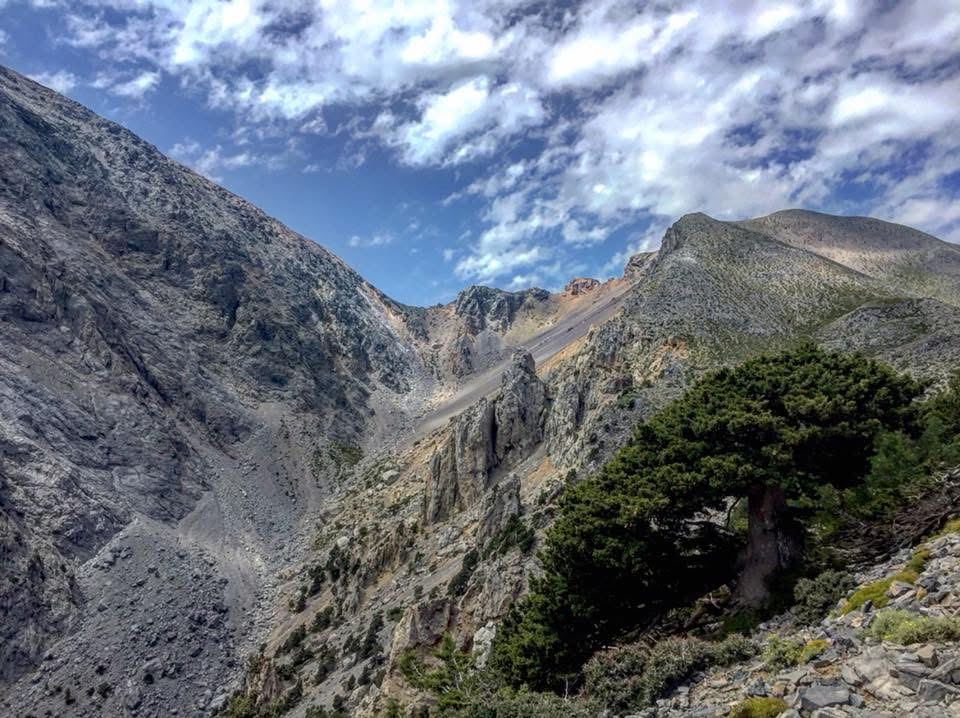
#> input picture assets/media/hero-landscape.jpg, 960 x 718 px, found by its file name
$ python sky_mask.py
#> lines starting #> are read from the running program, lines starting #| are printed output that depends on the picture; after the words box and inside, x2 and y2 are one past the last pixel; in counts of white or black regions, pixels touching at a corner belong together
import cv2, numpy as np
im = cv2.imread('/home/claude/kkougiou.github.io/assets/media/hero-landscape.jpg')
#> im is the input picture: shape (718, 960, 3); mean B, G, R 122.8, 112, 104.6
hsv = cv2.cvtColor(im, cv2.COLOR_BGR2HSV).astype(np.int32)
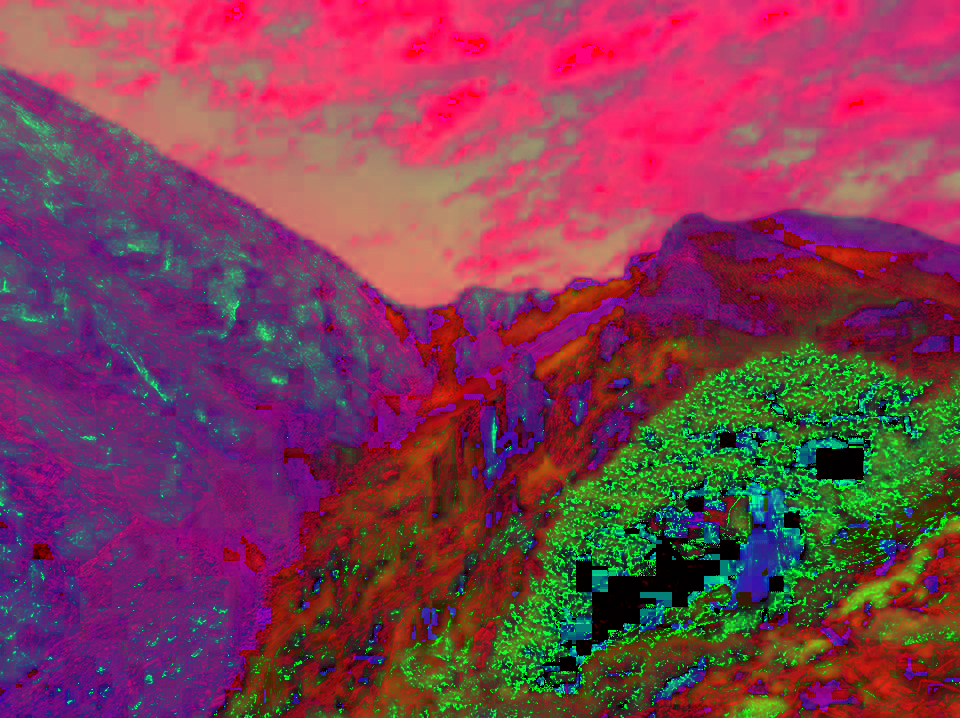
#> hsv: shape (718, 960, 3) int32; mean B, G, R 82.8, 60, 127.9
H,S,V = hsv[...,0],hsv[...,1],hsv[...,2]
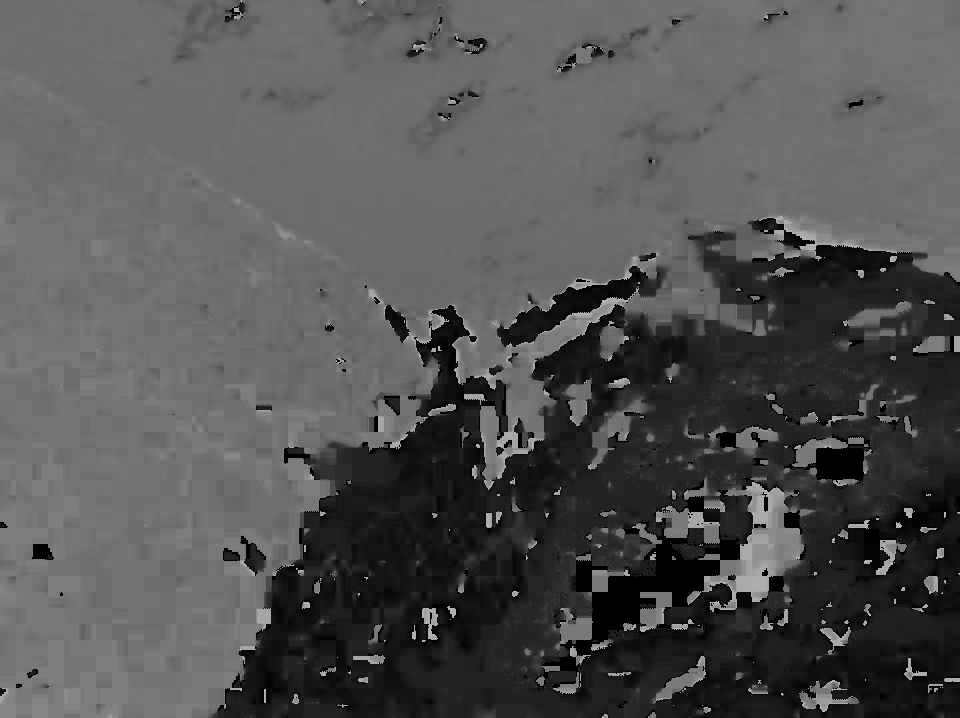
#> H: shape (718, 960) int32; min 0, max 179, mean 82.8
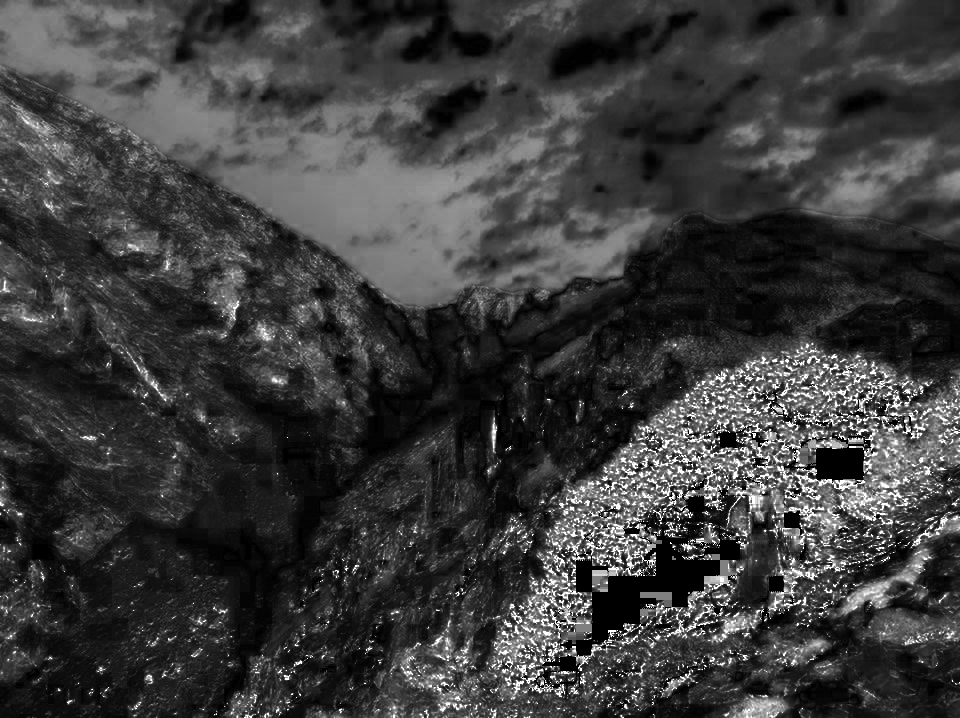
#> S: shape (718, 960) int32; min 0, max 255, mean 60
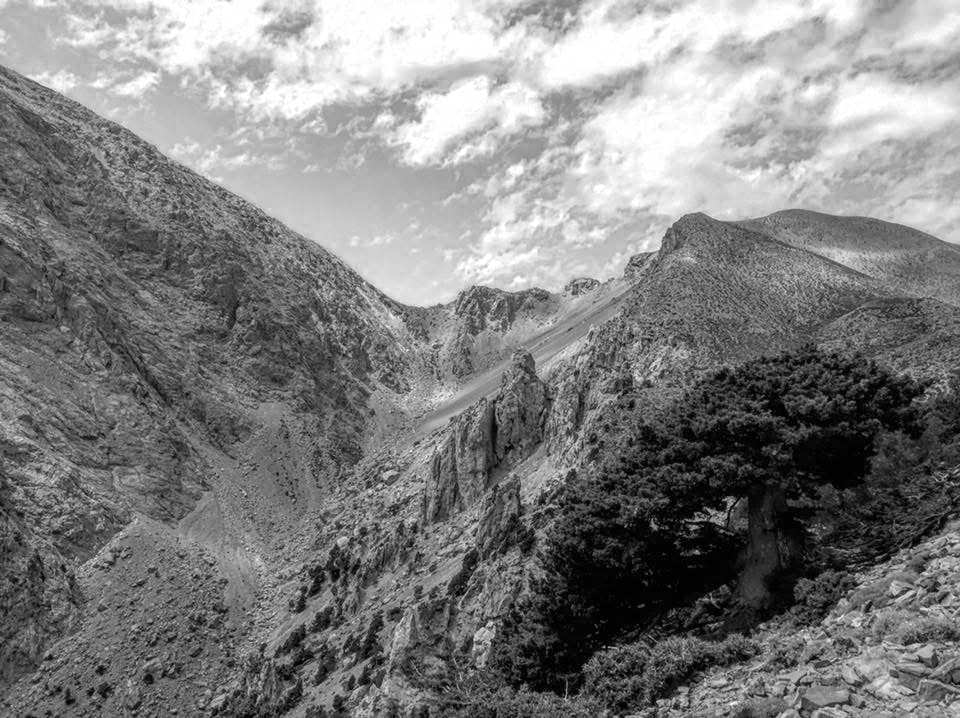
#> V: shape (718, 960) int32; min 0, max 255, mean 127.9
sk = (((H>=95)&(H<=128)&(S>=45)&(V>=120)) | ((V>=185)&(S<=60)&(H>=90))).astype(np.uint8)
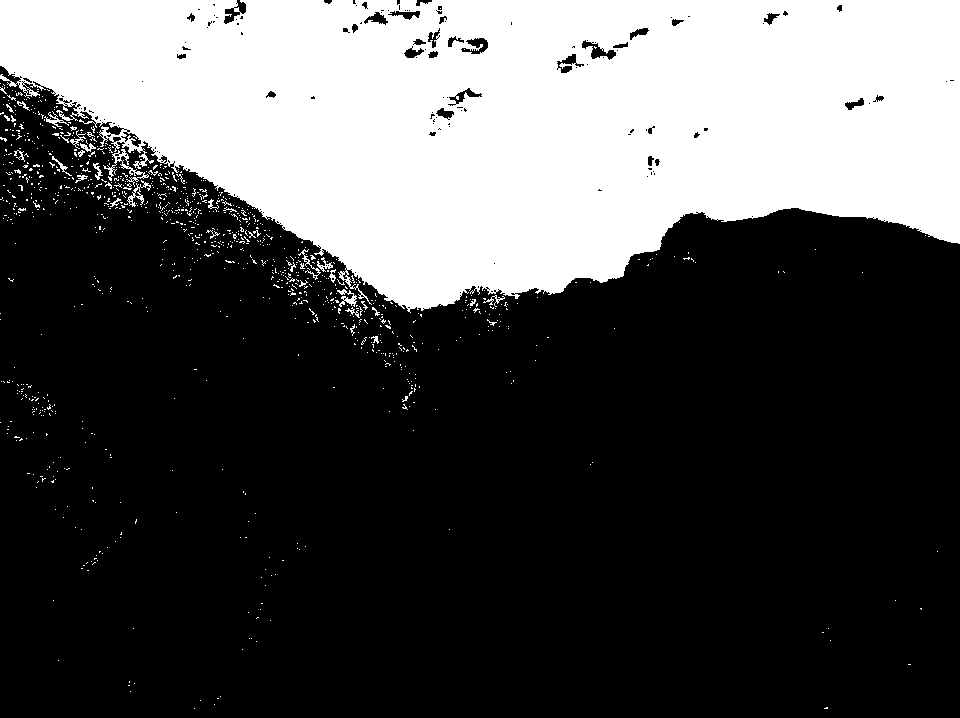
#> sk: shape (718, 960); values 0 (black) and 1 (white), 31.3% white; 1036 white regions (1001 under 20 px), largest, box (x1, y1, x2, y2) and area: (0, 0, 960, 313) 210733, (103, 149, 149, 187) 324, (127, 180, 151, 207) 163
sk = cv2.morphologyEx(sk, cv2.MORPH_CLOSE, np.ones((9,9),np.uint8))
#> sk: shape (718, 960); values 0 (black) and 1 (white), 34.5% white; 152 white regions (135 under 20 px), largest, box (x1, y1, x2, y2) and area: (0, 0, 960, 353) 235679, (17, 384, 56, 416) 651, (402, 373, 420, 410) 248
sk = cv2.morphologyEx(sk, cv2.MORPH_OPEN, np.ones((5,5),np.uint8))
#> sk: shape (718, 960); values 0 (black) and 1 (white), 34.3% white; 17 white regions, largest, box (x1, y1, x2, y2) and area: (0, 0, 960, 353) 234533, (17, 384, 55, 416) 648, (37, 466, 56, 482) 184
n,lab = cv2.connectedComponents(sk)
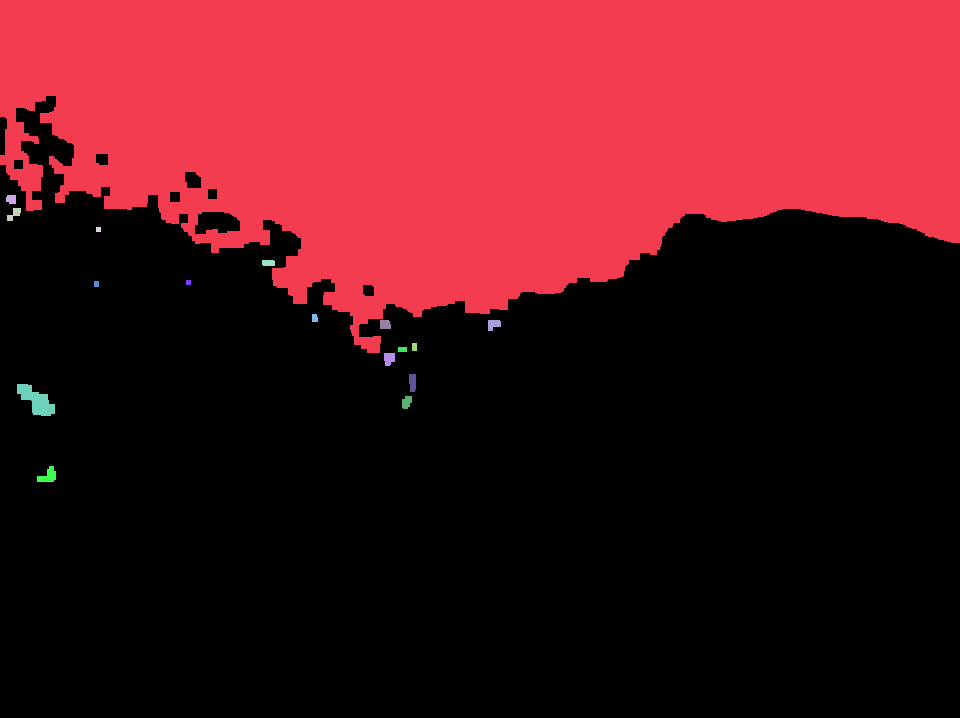
#> lab: shape (718, 960) int32; 18 distinct labels, from 0 to 17; one colour per label, 0 black
#> n = 18
top = set(np.unique(lab[0])) - {0}
#> top = 1 item
m = np.isin(lab, list(top)).astype(np.uint8)
#> m: shape (718, 960); values 0 (black) and 1 (white), 34% white; 1 white region, box (x1, y1, x2, y2) and area: (0, 0, 960, 353) 234533
# fill holes: per column, sky = everything above the lowest sky pixel connected... use column fill
h,w = m.shape
#> h = 718; w = 960
out = np.zeros_like(m)
for x in range(w):
    ys = np.where(m[:,x])[0]
    if len(ys):
        # first gap of >=6 non-sky rows marks ridge
        y=0; col=m[:,x]
        while y<h:
            if col[y]==0 and col[y:y+6].sum()==0: break
            y+=1
        out[:y,x]=1
#> out: shape (718, 960); values 0 (black) and 1 (white), 33.1% white; 1 white region, box (x1, y1, x2, y2) and area: (0, 0, 960, 345) 228356
cv2.imwrite('skymask.png', np.hstack([im, cv2.cvtColor(out*255,cv2.COLOR_GRAY2BGR)]))
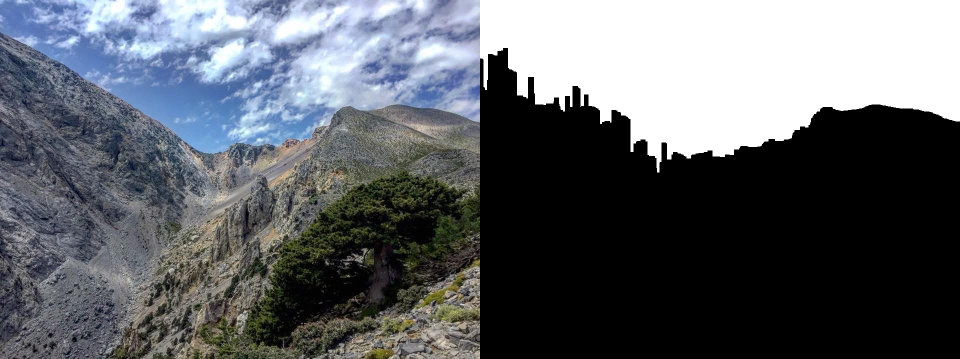
#> saved as skymask.png: shape (718, 1920, 3) (shown at 1/2 size); mean B, G, R 103.6, 98.3, 94.5
np.save('sky.npy', out)
